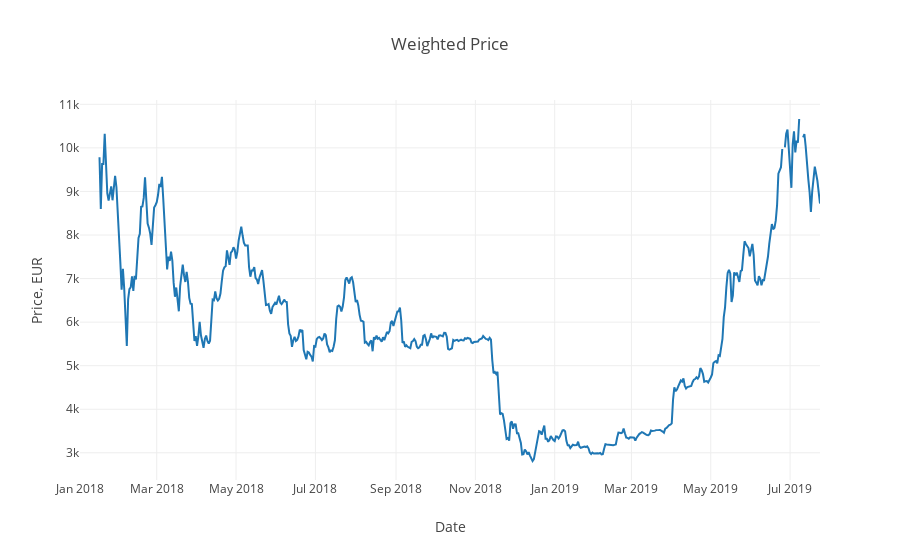

The cell this chart's notebook holds for it:
### Code cell
data = [btc_trace3]
layout = dict(title = 'Weighted Price', xaxis = dict(title = 'Date'),
              yaxis = dict(title = 'Price, EUR'))
fig = dict(data=data, layout=layout)
plotly.offline.iplot(fig)

### Figure 1 — Plotly figure (JSON) as saved in the notebook; plotly's stock layout.template omitted (floating-point values rounded to 4 significant figures; data arrays with more than 128 entries replaced by an {"elided": "..."} marker saying what was removed)
{"data": [{"type": "scatter", "uid": "f42826ee-9ecb-40a8-a762-f67d41cb7cfd", "x": {"elided": "570 str values"}, "y": {"elided": "570 float values"}}], "layout": {"title": {"text": "Weighted Price"}, "xaxis": {"title": {"text": "Date"}}, "yaxis": {"title": {"text": "Price, EUR"}}}}
